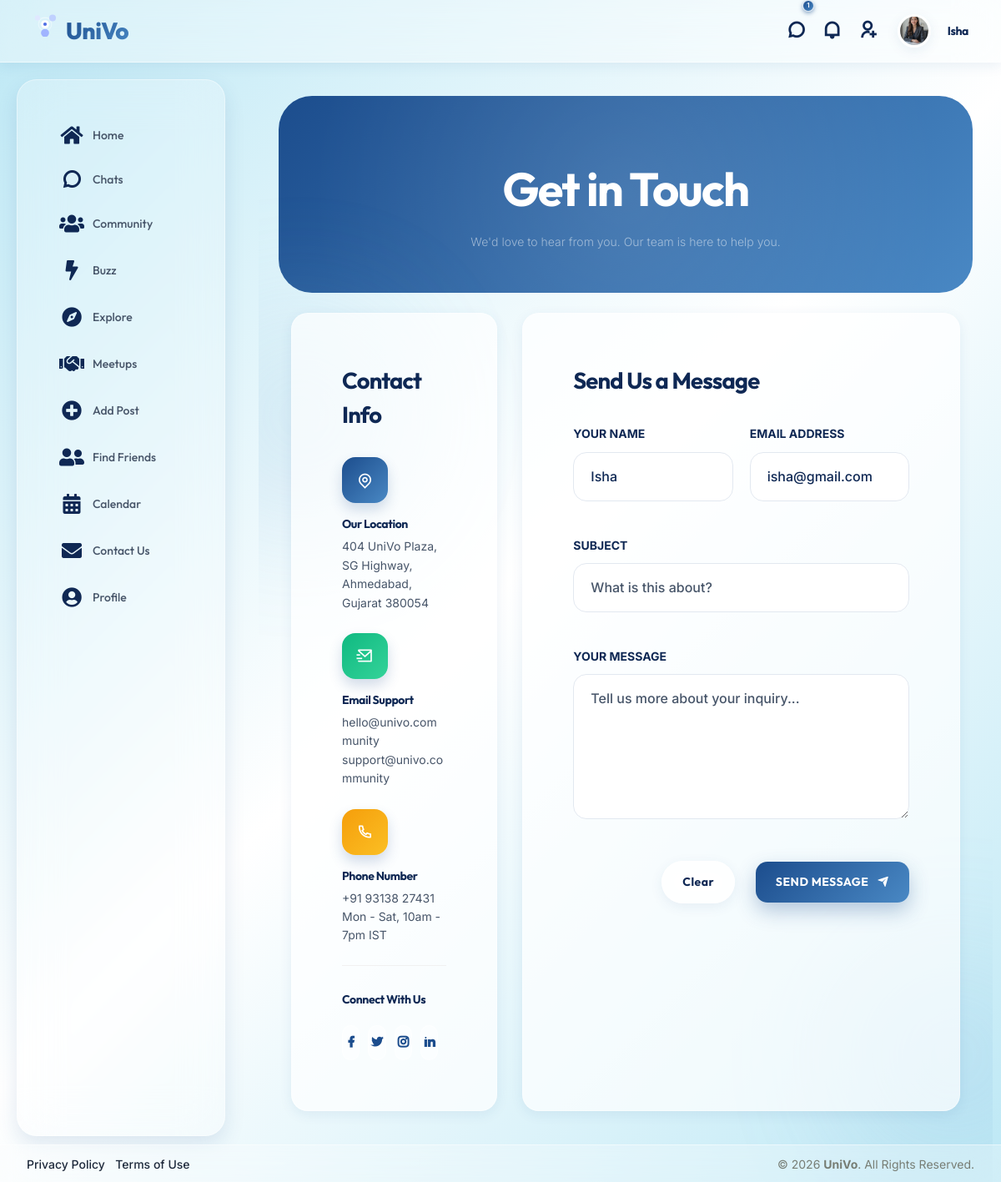
/contact-us/ (signed in), run on the app's committed database.
### user/models.py (models this page shows, shortened)
class user(models.Model):
    userid=models.AutoField(primary_key=True)
    username=models.CharField(max_length=50)
    email=models.CharField(max_length=50)
    password=models.CharField(max_length=50)
    profile=models.ImageField(upload_to="assets/images/user/")
    bio=models.TextField(max_length=1000)
    gender=models.CharField(max_length=10)
    dob=models.DateField(validators=[no_future_date])
    cityid=models.ForeignKey(city,on_delete=models.CASCADE)
    registrationdt=models.DateTimeField(auto_now=True)
    last_checked_chats=models.DateTimeField(null=True, blank=True)
    last_checked_activity=models.DateTimeField(null=True, blank=True)
    last_checked_invites=models.DateTimeField(null=True, blank=True)
    last_seen=models.DateTimeField(null=True, blank=True)
    google_id=models.CharField(max_length=255, null=True, blank=True)  # Google OAuth user ID
    phone=models.CharField(max_length=15, null=True, blank=True)

### user/views.py (the view, shortened to what this page needs)
# urls.py: path('contact-us/', views.contact_us, name='contact_us'),
def contact_us(request):
    userid = request.session.get('userid')
    u = None
    if userid:
        u = user.objects.get(pk=userid)
    return render(request, 'contact_us.html', {'current_user': u})

### user/templates/contact_us.html (shortened to what this page needs)
{% extends "base.html" %}
{% load static %}
{% block content %}
<div class="contact-hero entrance-anim">
    <div class="container py-3">
        <h1 class="display-4 fw-bold text-white mb-2">Get in Touch</h1>
        <p class="lead text-white-50 opacity-75 mx-auto mb-0" style="max-width: 600px;">
            We'd love to hear from you. Our team is here to help you.
        </p>
    </div>
</div>
<div class="contact-container">
    <div class="container-fluid px-0">
        <div class="row g-4 align-items-stretch">
            <div class="animated-shape" style="top: 0; left: -100px;"></div>
            <div class="animated-shape" style="bottom: 0; right: -100px; animation-delay: -5s;"></div>
            <div class="col-lg-4 entrance-anim delay-1">
                <div class="card glass-card p-4 p-xl-5">
                    <h3 class="fw-bold mb-4">Contact Info</h3>
                    <div class="info-list">
                        <div class="info-item">
                            <div class="info-icon-wrapper">
                                <i class="ri-map-pin-line"></i>
                            </div>
                            <h6 class="fw-bold mb-1">Our Location</h6>
                            <p class="text-muted small mb-0">404 UniVo Plaza, SG Highway, Ahmedabad, Gujarat 380054</p>
                        </div>
                        <div class="info-item">
                            <div class="info-icon-wrapper" style="background: linear-gradient(135deg, #10B981 0%, #34D399 100%);">
                                <i class="ri-mail-send-line"></i>
                            </div>
                            <h6 class="fw-bold mb-1">Email Support</h6>
                            <p class="text-muted small mb-0">hello@univo.community<br>support@univo.community</p>
                        </div>
                        <div class="info-item">
                            <div class="info-icon-wrapper" style="background: linear-gradient(135deg, #F59E0B 0%, #FBBF24 100%);">
                                <i class="ri-phone-line"></i>
                            </div>
                            <h6 class="fw-bold mb-1">Phone Number</h6>
                            <p class="text-muted small mb-0">+91 93138 27431<br>Mon - Sat, 10am - 7pm IST</p>
                        </div>
                    </div>
                    <div class="mt-auto pt-4 border-top">
                        <h6 class="fw-bold mb-3">Connect With Us</h6>
                        <div class="d-flex">
                            <a href="https://facebook.com/univo.community" target="_blank" class="social-link-btn"><i class="ri-facebook-fill"></i></a>
                            <a href="https://twitter.com/univo_community" target="_blank" class="social-link-btn"><i class="ri-twitter-fill"></i></a>
                            <a href="https://instagram.com/univo.community" target="_blank" class="social-link-btn"><i class="ri-instagram-line"></i></a>
                            <a href="https://linkedin.com/company/univo-community" target="_blank" class="social-link-btn"><i class="ri-linkedin-fill"></i></a>
                        </div>
                    </div>
                </div>
            </div>
            <div class="col-lg-8 entrance-anim delay-2">
                <div class="card glass-card p-4 p-xl-5">
                    <h3 class="fw-bold mb-4">Send Us a Message</h3>
                    <form id="contactForm" method="POST" action="{% url 'contact_us' %}">
                        <div class="row g-3">
                            <div class="col-md-6">
                                <div class="form-group mb-3">
                                    <label class="form-label fw-bold small text-uppercase mb-2" for="name">Your Name</label>
                                    <input type="text" name="name" class="form-control form-control-premium" id="name" placeholder="John Doe" value="{{ current_user.username|default:'' }}" required>
                                </div>
                            </div>
                            <div class="col-md-6">
                                <div class="form-group mb-3">
                                    <label class="form-label fw-bold small text-uppercase mb-2" for="email">Email Address</label>
                                    <input type="email" name="email" class="form-control form-control-premium" id="email" placeholder="john@example.com" value="{{ current_user.email|default:'' }}" required>
                                </div>
                            </div>
                            <div class="col-12">
                                <div class="form-group mb-3">
                                    <label class="form-label fw-bold small text-uppercase mb-2" for="subject">Subject</label>
                                    <input type="text" name="subject" class="form-control form-control-premium" id="subject" placeholder="What is this about?" required>
                                </div>
                            </div>
                            <div class="col-12">
                                <div class="form-group mb-4">
                                    <label class="form-label fw-bold small text-uppercase mb-2" for="message">Your Message</label>
                                    <textarea name="message" class="form-control form-control-premium" id="message" rows="5" placeholder="Tell us more about your inquiry..." required></textarea>
                                </div>
                            </div>
                            <div class="col-12 text-end">
                                <button type="reset" class="btn btn-light rounded-pill px-4 py-3 me-3">Clear</button>
                                <button type="submit" class="btn btn-contact-submit">
                                    Send Message <i class="ri-send-plane-fill ms-2"></i>
                                </button>
                            </div>
                        </div>
                    </form>
                </div>
            </div>
        </div>
    </div>
</div>
{% endblock %}

### user/templates/base.html (shortened to what this page needs)
{% load static %}
<!doctype html>
<html lang="en">
  <head>
    <link rel="stylesheet" href="{% static 'assets/css/libs.min.css' %}" />
    <link rel="stylesheet" href="{% static 'assets/css/socialv1fc6.css' %}" />
    <link rel="stylesheet" href="{% static 'assets/css/custom_theme.css' %}?v=2.0" />
    <link
      rel="stylesheet"
      href="https://cdnjs.cloudflare.com/ajax/libs/font-awesome/5.15.4/css/all.min.css"
    />
    <link
      rel="stylesheet"
      href="https://cdn.jsdelivr.net/npm/remixicon@2.5.0/fonts/remixicon.css"
    />
    <link
      rel="stylesheet"
      href="https://cdn.jsdelivr.net/npm/vanillajs-datepicker@1.3.4/dist/css/datepicker.min.css"
    />
    <link
      rel="stylesheet"
      href="https://maxst.icons8.com/vue-static/landen/line-awesome/line-awesome/1.3.0/css/line-awesome.min.css"
    />
  </head>
  <body class="{% if user_settings and user_settings.dark_mode %}dark-mode{% endif %}">
    <div class="wrapper">
      <div class="iq-top-navbar">
        <div class="iq-navbar-custom">
          <nav class="navbar navbar-expand-lg navbar-light p-0">
            <div class="iq-navbar-logo d-flex justify-content-between">
              <a href="{% url 'home' %}">
                <img
                  src="{% static 'assets/images/animated_logo.svg' %}"
                  class="img-fluid rotating-logo"
                  alt="UniVo Logo"
                  style="max-height: 30px"
                />
                <span>UniVo</span>
              </a>
            </div>
            <div class="collapse navbar-collapse" id="navbarSupportedContent">
              <ul class="navbar-nav ms-auto navbar-list align-items-center">
                {% if current_user %}
                <li class="nav-item">
                  <a
                    href="{% url 'chats' %}"
                    class="d-flex align-items-center px-2 position-relative"
                    title="Community Chats"
                  >
                    <i class="ri-chat-3-line fs-5 text-white"></i>
                    {% if unread_chat_count > 0 %}
                    <span
                      class="position-absolute bg-danger border border-light rounded-circle d-flex align-items-center justify-content-center text-white"
                      style="
                        width: 14px;
                        height: 14px;
                        top: 0px;
                        right: 0px;
                        font-size: 8px;
                      "
                    >
                      {{ unread_chat_count }}
                    </span>
                    {% endif %}
                  </a>
                </li>
                <li class="nav-item">
                  <a
                    href="{% url 'activity' %}"
                    class="d-flex align-items-center px-2 position-relative"
                    title="Notifications"
                  >
                    <i class="ri-notification-line fs-5 text-white"></i>
                  </a>
                </li>
                <li class="nav-item">
                  <a
                    href="{% url 'invitations_list' %}"
                    class="d-flex align-items-center px-2 position-relative"
                    title="Friend Requests"
                  >
                    <i class="ri-user-add-line fs-5 text-white"></i>
                  </a>
                </li>
                <li class="nav-item dropdown">
                  <a
                    href="#"
                    class="d-flex align-items-center dropdown-toggle"
                    id="drop-down-arrow"
                    data-bs-toggle="dropdown"
                    aria-haspopup="true"
                    aria-expanded="false"
                  >
                    {% if current_user.profile %}
                    <img
                      src="{{ current_user.profile.url }}"
                      class="img-fluid rounded-circle me-3"
                      alt="user"
                      style="width: 40px; height: 40px; object-fit: cover"
                    />
                    {% else %}
                    <img
                      src="{% static 'assets/images/user/1.jpg' %}"
                      class="img-fluid rounded-circle me-3"
                      alt="user"
                    />
                    {% endif %}
                    <div class="caption">
                      <h6 class="mb-0 line-height">
                        {{ current_user.username|default:"User" }}
                      </h6>
                    </div>
                  </a>
                </li>
                {% else %}
                <li class="nav-item pe-3 d-flex align-items-center">
                  <a href="{% url 'signup' %}" class="d-flex align-items-center text-dark text-decoration-none" style="height: 40px; font-weight: 500;">
                    <i class="ri-login-box-line me-2 fs-5"></i> Login
                  </a>
                </li>
                {% endif %}
              </ul>
            </div>
          </nav>
        </div>
      </div>
      <div class="iq-sidebar sidebar-default">
        <div id="sidebar-scrollbar">
          <nav class="iq-sidebar-menu">
            <ul id="iq-sidebar-toggle" class="iq-menu">
              {% block sidebar %}
              <li class="">
                <a href="{% url 'home' %}" class="sidebar-link">
                  <i class="fas fa-home me-2"></i><span>Home</span>
                </a>
              </li>
              <li class="">
                <a href="{% url 'chats' %}" class="sidebar-link">
                  <i class="ri-chat-3-line me-2"></i><span>Chats</span>
                </a>
              </li>
              <li class="">
                <a href="{% url 'group' %}" class="sidebar-link">
                  <i class="fas fa-users me-2"></i><span>Community</span>
                </a>
              </li>
              <li class="">
                <a href="{% url 'buzz' %}" class="sidebar-link">
                  <i class="fas fa-bolt me-2"></i><span>Buzz</span>
                </a>
              </li>
              <li class="">
                <a href="{% url 'blog_list' %}" class="sidebar-link">
                  <i class="fas fa-compass me-2"></i><span>Explore</span>
                </a>
              </li>
              <li class="">
                <a href="{% url 'meetup_list' %}" class="sidebar-link">
                  <i class="fas fa-handshake me-2"></i><span>Meetups</span>
                </a>
              </li>
              <li class="">
                <a href="{% url 'unified_add_post' %}" class="sidebar-link">
                  <i class="fas fa-plus-circle me-2"></i><span>Add Post</span>
                </a>
              </li>
              <li class="">
                <a href="{% url 'users_list' %}" class="sidebar-link">
                  <i class="fas fa-user-friends me-2"></i><span>Find Friends</span>
                </a>
              </li>
              <li class="">
                <a href="{% url 'calendar' %}" class="sidebar-link">
                  <i class="fas fa-calendar-alt me-2"></i><span>Calendar</span>
                </a>
              </li>
              <li class="">
                <a href="{% url 'contact_us' %}" class="sidebar-link">
                  <i class="fas fa-envelope me-2"></i><span>Contact Us</span>
                </a>
              </li>
              <li class="">
                <a href="{% url 'my_profile' %}" class="sidebar-link">
                  <i class="fas fa-user-circle me-2"></i><span>Profile</span>
                </a>
              </li>
              {% endblock sidebar %}
            </ul>
          </nav>
          <div class="p-5"></div>
        </div>
      </div>
      <div id="content-page" class="content-page {% block content_class %}{% endblock %}">
        <div class="container-fluid">
          {% block content %} {% endblock %}
        </div>
      </div>
      <footer class="iq-footer bg-transparent border-top py-0" style="line-height: normal;">
        <div class="container-fluid">
          <div class="row align-items-center">
            <div class="col-md-6 text-center text-md-start mb-2 mb-md-0">
              <ul class="list-inline mb-0">
                <li class="list-inline-item">
                  <a href="#" class="text-secondary small text-decoration-none">Privacy Policy</a>
                </li>
                <li class="list-inline-item">
                  <a href="#" class="text-secondary small text-decoration-none">Terms of Use</a>
                </li>
              </ul>
            </div>
            <div class="col-md-6 text-center text-md-end text-secondary small">
              &copy; 2026 <strong>UniVo</strong>. All Rights Reserved.
            </div>
          </div>
        </div>
      </footer>
    </div>
    <div class="toast-container position-fixed bottom-0 end-0 p-3" style="z-index: 5000;">
    </div>
    </body>
</html>

### data on the page
user: profile (picture), username "Isha", name "Isha", email "isha@gmail.com"

### other printed values
{{ unread_chat_count }} "1"
